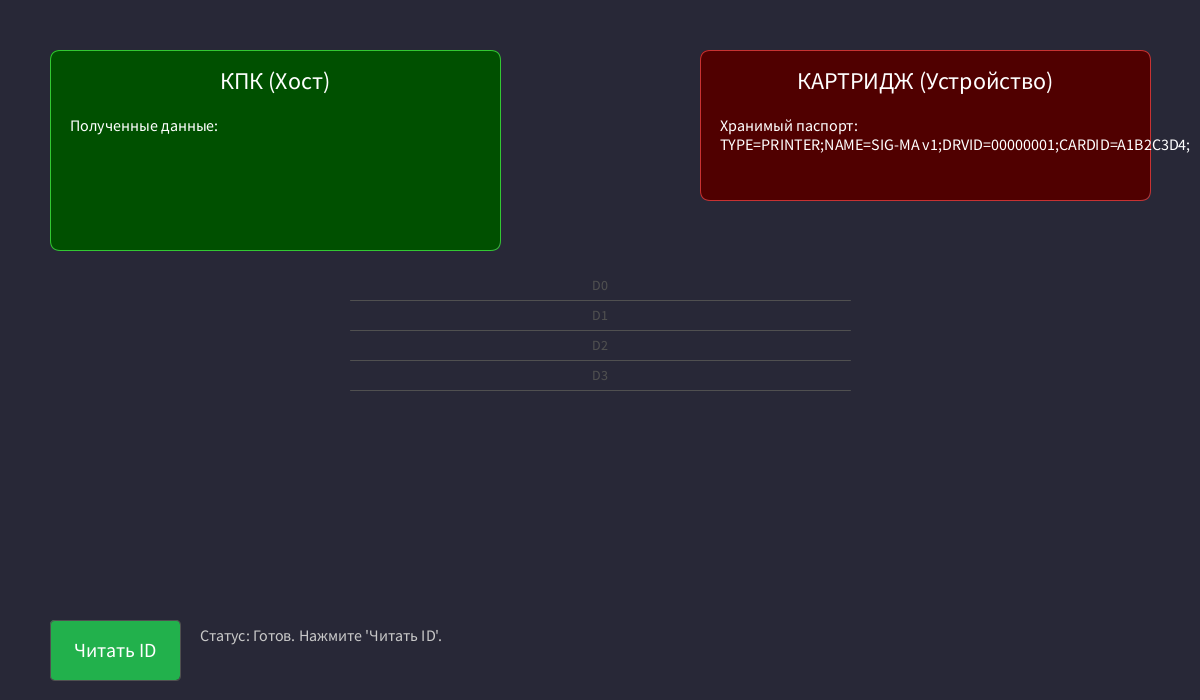
Frame 1 (no input)
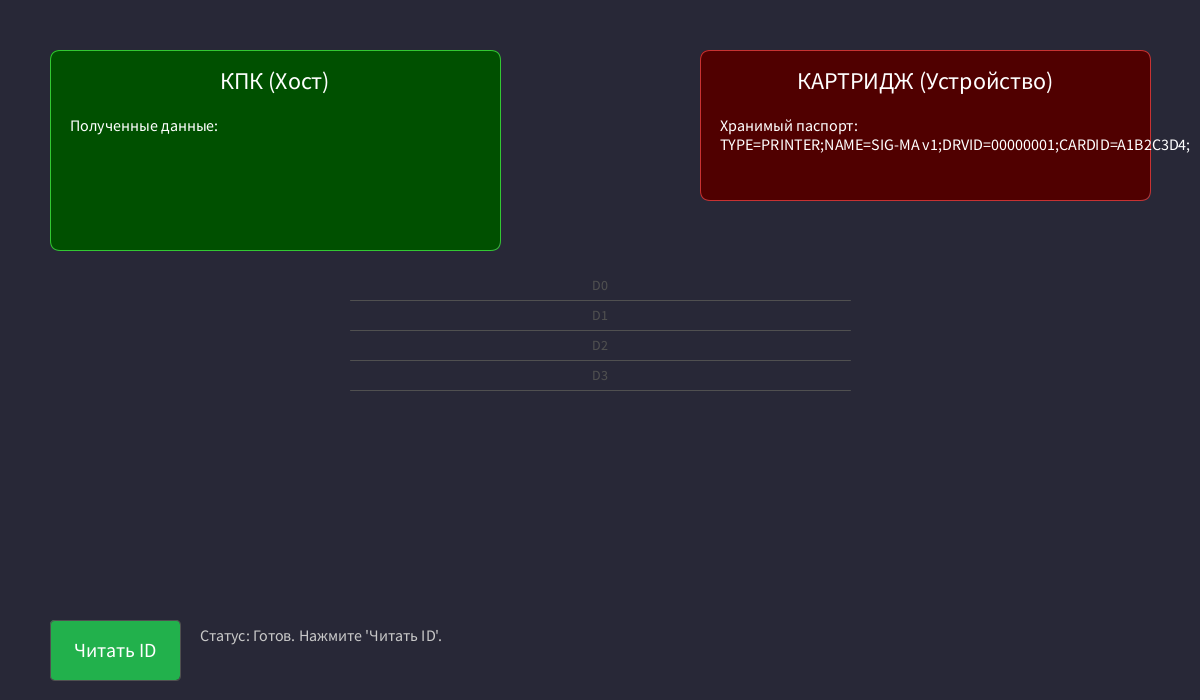
Frame 60 (the mouse pressed at the canvas centre just before this capture)
Frame 120 (the mouse held since frame 60 and released just before this capture): identical to frame 60, image omitted

The Processing sketch that drew these frames (run headless with seeded random() and noise(); from frame 60 on, the mouse is pressed at the canvas centre):

// Processing sketch: ww
// ── ww.pde
// =========================================================================
// Симулятор протокола обмена данными для "CLST2 Cartridge System"
// Версия 1.2: Просторный UI с визуализацией шины
// Платформа: Processing
// =========================================================================

KPK kpk;
Cartridge cartridge;
Bus bus;

String statusText = "Готов. Нажмите 'Читать ID'.";
boolean isReading = false;

// --- Главная "магическая" функция, имитирующая обмен по шине ---
char transferByte(int addressToSend) {
  // Анимируем процесс
  bus.animateTransfer(addressToSend, cartridge.getDataAtAddress(addressToSend));
  return cartridge.getDataAtAddress(addressToSend);
}

void setup() {
  size(1200, 700); // Увеличиваем размер холста
  
  kpk = new KPK();
  cartridge = new Cartridge("TYPE=PRINTER;NAME=SIG-MA v1;DRVID=00000001;CARDID=A1B2C3D4;");
  bus = new Bus();
}

void draw() {
  background(40, 40, 55);
  
  // Обновляем анимацию шины
  bus.update();
  
  // Читаем один байт за раз для наглядности
  if (isReading && frameCount % 30 == 0) { // Замедлим чтение для анимации
    kpk.readNextByte();
  }
  
  kpk.display();
  cartridge.display();
  bus.display();
  drawUI();
}

void mousePressed() {
  if (mouseX > 50 && mouseX < 180 && mouseY > 620 && mouseY < 680) {
    if (!isReading) {
      kpk.startReadSequence();
      isReading = true;
    }
  }
}

void drawUI() {
  fill(isReading ? 100 : #22B14C);
  rect(50, 620, 130, 60, 5);
  fill(255);
  textSize(20);
  textAlign(CENTER, CENTER);
  text("Читать ID", 115, 650);
  
  textAlign(LEFT, TOP);
  textSize(16);
  fill(200);
  text("Статус: " + statusText, 200, 630);
}

// =========================================================================
// Класс Шины (Bus) - с анимацией
// =========================================================================
class Bus {
  int data = 0;
  color[] bitColors = new color[4];
  float animationProgress = 1.0;
  
  Bus() {
    for (int i = 0; i < 4; i++) bitColors[i] = color(80);
  }
  
  // Запускает анимацию передачи байта
  void animateTransfer(int address, char dataByte) {
    this.data = (int)dataByte; // Отображаем принимаемый байт
    animationProgress = 0.0;
  }
  
  void update() {
    if (animationProgress < 1.0) {
      animationProgress += 0.05; // Скорость анимации
    }
  }
  
  void display() {
    textAlign(CENTER, CENTER);
    textSize(14);
    
    float pulse = (0.5 + sin(animationProgress * PI) * 0.5); // 0 -> 1 -> 0
    
    // Шина данных D0-D3
    for (int i = 0; i < 4; i++) {
      boolean bitIsSet = ((data >> i) & 1) == 1;
      
      // Анимируем цвет
      color baseColor = color(80);
      color onColor = color(255, 255, 0);
      bitColors[i] = lerpColor(baseColor, onColor, bitIsSet ? pulse : 0);
      
      stroke(bitColors[i]);
      strokeWeight(bitIsSet ? 3 * pulse + 1 : 1);
      
      line(350, 300 + i*30, 850, 300 + i*30);
      fill(bitColors[i]);
      text("D" + i, 600, 285 + i*30);
    }
  }
}

// =========================================================================
// Класс Картриджа (Увеличенный)
// =========================================================================
class Cartridge {
  String passport;
  
  Cartridge(String p) {
    passport = p;
  }
  
  char getDataAtAddress(int address) {
    if (address < passport.length()) {
      return passport.charAt(address);
    }
    return 0;
  }
  
  void display() {
    fill(80, 0, 0);
    stroke(200, 50, 50);
    rect(700, 50, 450, 150, 10);
    
    fill(255);
    textSize(24);
    textAlign(CENTER, CENTER);
    text("КАРТРИДЖ (Устройство)", 925, 80);
    
    textSize(16);
    textAlign(LEFT, TOP);
    text("Хранимый паспорт:\n" + passport, 720, 120);
  }
}

// =========================================================================
// Класс КПК (Увеличенный)
// =========================================================================
class KPK {
  String receivedData = "";
  int readAddress = 0;
  
  void startReadSequence() {
    receivedData = "";
    readAddress = 0;
    statusText = "Начинаю чтение...";
  }
  
  void readNextByte() {
    char receivedChar = transferByte(readAddress);
    
    if (receivedChar == 0) {
      statusText = "Чтение завершено! Получено: " + receivedData;
      isReading = false;
      return;
    }
    
    receivedData += receivedChar;
    readAddress++;
    statusText = "Читаю байт #" + (readAddress) + "...";
  }
  
  void display() {
    fill(0, 80, 0);
    stroke(50, 200, 50);
    rect(50, 50, 450, 200, 10);
    
    fill(255);
    textSize(24);
    textAlign(CENTER, CENTER);
    text("КПК (Хост)", 275, 80);
    
    textSize(16);
    textAlign(LEFT, TOP);
    text("Полученные данные:\n" + receivedData, 70, 120);
  }
}
